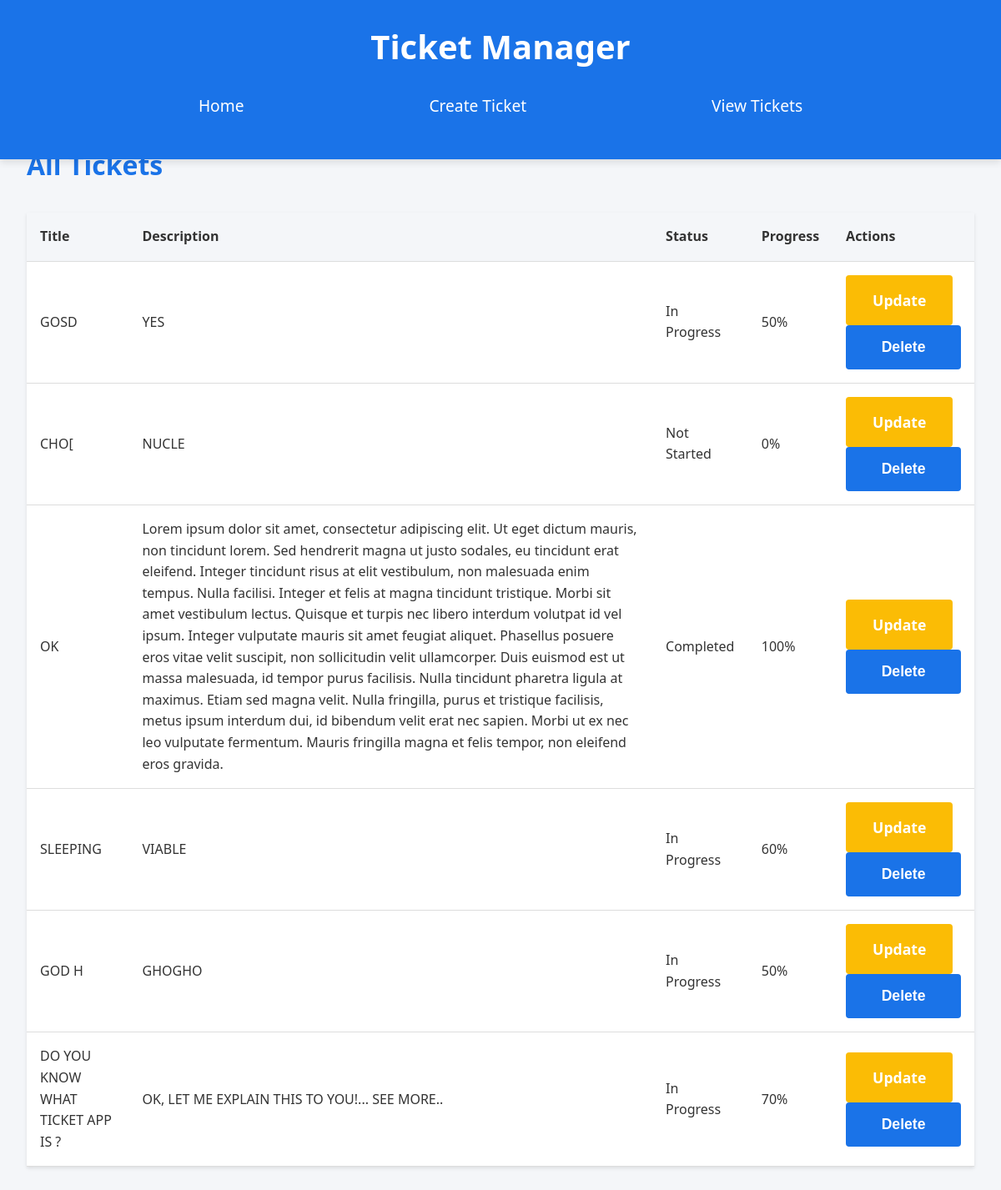
The app's page /view-tickets with its own data.
### tables this page shows
CREATE TABLE tickets (
                id TEXT PRIMARY KEY,
                title TEXT NOT NULL,
                description TEXT NOT NULL,
                status TEXT NOT NULL DEFAULT 'Not Started',
                progress INTEGER NOT NULL DEFAULT 0
            );

### main.py (the view)
@app.route("/view-tickets")
def view_tickets():
    with sqlite3.connect("instance/tickets.db") as conn:
        cursor = conn.cursor()
        cursor.execute("SELECT * FROM tickets")
        tickets = cursor.fetchall()
    return render_template("view_tickets.html", tickets=tickets)

### templates/view_tickets.html
{% extends "layout.html" %}
{% block content %}
    <div class="ticket-list">
        <h2>All Tickets</h2>
        <table>
            <thead>
                <tr>
                    <th>Title</th>
                    <th>Description</th>
                    <th>Status</th>
                    <th>Progress</th>
                    <th>Actions</th>
                </tr>
            </thead>
            <tbody>
                {% for ticket in tickets %}
                <tr>
                    <td>{{ ticket[1] }}</td>
                    <td>{{ ticket[2] }}</td>
                    <td>{{ ticket[3] }}</td>
                    <td>{{ ticket[4] }}%</td>
                    <td>
                        <a href="/update-ticket/{{ ticket[0] }}" class="btn btn-tertiary">Update</a>
                        <form action="/delete-ticket/{{ ticket[0] }}" method="POST" style="display:inline;">
                            <button type="submit" class="btn btn-danger">Delete</button>
                        </form>
                    </td>
                </tr>
                {% endfor %}
            </tbody>
        </table>
    </div>
{% endblock %}

### templates/layout.html (shortened to what this page needs)
<!DOCTYPE html>
<html lang="en">
<head>
    <link rel="stylesheet" href="/static/styles.css">
</head>
<body>
    <header>
        <h1>Ticket Manager</h1>
        <nav>
            <a href="/">Home</a>
            <a href="/create-ticket">Create Ticket</a>
            <a href="/view-tickets">View Tickets</a>
        </nav>
    </header>
    <main>
        {% block content %}{% endblock %}
    </main>
</body>
</html>

### static/styles.css (style rules this page uses)
* { margin: 0; padding: 0; box-sizing: border-box; }
body { font-family: 'Segoe UI', Tahoma, Geneva, Verdana, sans-serif; background-color: #f4f6f9; color: #333; line-height: 1.6; padding-top: 60px; }
header { background-color: #1a73e8; color: white; padding: 1.5rem 2rem; text-align: center; position: fixed; width: 100%; top: 0; z-index: 10; box-shadow: 0 4px 8px rgba(0, 0, 0, 0.1); }
header h1 { margin: 0; font-size: 2.5rem; font-weight: 600; }
nav { display: flex; justify-content: space-evenly; background-color: #1a73e8; padding: 1rem 0; }
nav a { color: white; text-decoration: none; font-size: 1.2rem; padding: 0.5rem 1rem; border-radius: 8px; transition: all 0.3s ease; }
main { padding: 2rem; margin-top: 80px; }
h2 { font-size: 2rem; margin-bottom: 1rem; }
table { width: 100%; border-collapse: collapse; margin-top: 2rem; background-color: white; box-shadow: 0 2px 4px rgba(0, 0, 0, 0.1); }
th, td { padding: 1rem; text-align: left; border-bottom: 1px solid #ddd; }
th { background-color: #f4f6f9; font-weight: bold; }
form button { width: 100%; padding: 1rem; background-color: #1a73e8; color: white; border: none; border-radius: 4px; font-size: 1.2rem; cursor: pointer; transition: all 0.3s ease; }
h2, h3 { margin-bottom: 1rem; font-size: 2rem; color: #1a73e8; }
.btn { display: inline-block; padding: 1rem 2rem; text-decoration: none; border-radius: 4px; font-size: 1.1rem; font-weight: bold; transition: background-color 0.3s ease, transform 0.3s ease; }
.btn-tertiary { background-color: #fbbc05; color: white; }

### records on screen
tickets: title "GOSD", description "YES", status "In Progress", progress "50"
tickets: title "CHO[", description "NUCLE", status "Not Started", progress "0"
tickets: title "OK", description "Lorem ipsum dolor sit amet, consectetur adipiscing elit. Ut eget dictum mauris, non tincidunt lorem. Sed hendrerit magna ut justo sodales, eu tincidunt erat eleifend. Integer tincidunt risus at elit vestibulum, non malesuada enim tempus. Nulla facilisi. Integer et felis at magna tincidunt tristique. Morbi sit amet vestibulum lectus. Quisque et turpis nec libero interdum volutpat id vel ipsum. Integer vulputate mauris sit amet feugiat aliquet. Phasellus posuere eros vitae velit suscipit, non sollicitudin velit ullamcorper. Duis euismod est ut massa malesuada, id tempor purus facilisis. Nulla tincidunt pharetra ligula at maximus. Etiam sed magna velit. Nulla fringilla, purus et tristique…", status "Completed", progress "100"
tickets: title "SLEEPING", description "VIABLE", status "In Progress", progress "60"
tickets: title "GOD H", description "GHOGHO", status "In Progress", progress "50"
tickets: title "DO YOU KNOW WHAT TICKET APP IS ?", description "OK, LET ME EXPLAIN THIS TO YOU!... SEE MORE..", status "In Progress", progress "70"
